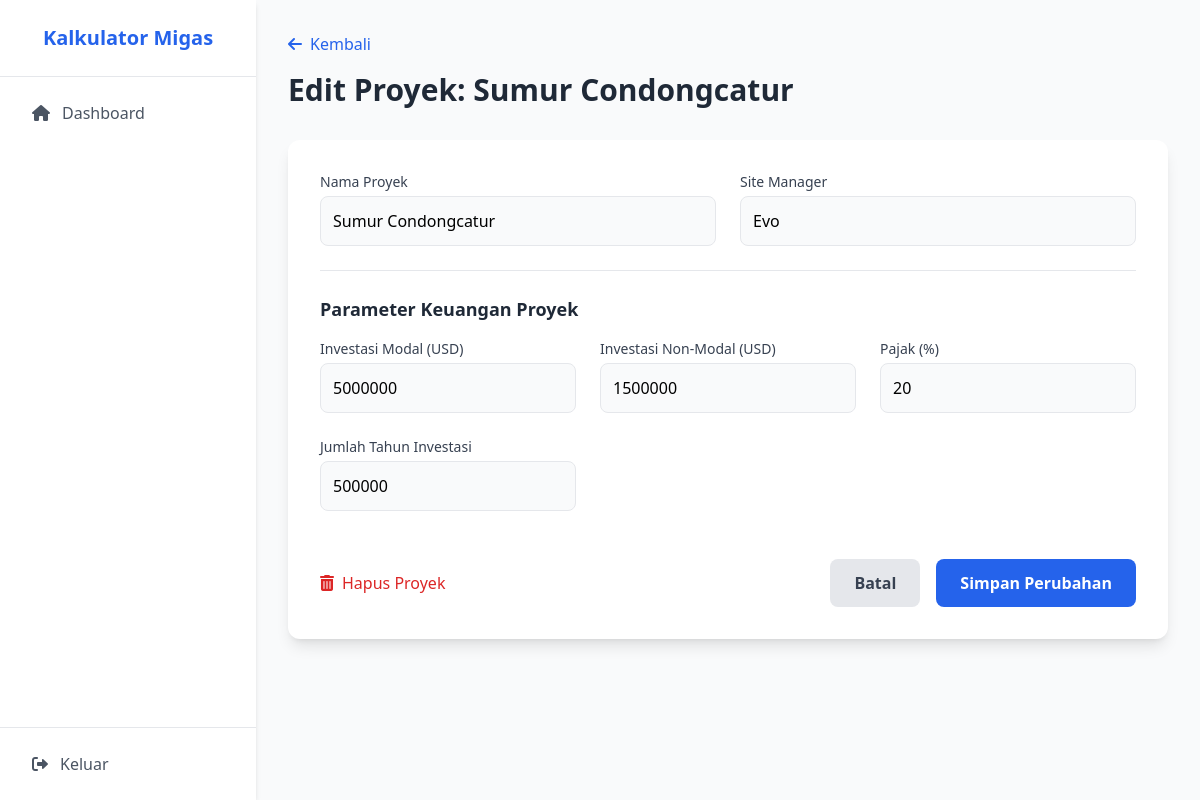
Page /edit-project.php?id=1 (signed in) on the committed database.
### tables this page shows
CREATE TABLE `projects` (
  `id` bigint UNSIGNED NOT NULL,
  `name` varchar(255) NOT NULL,
  `site_manager` varchar(255) NOT NULL,
  `invest_capital` int NOT NULL,
  `invest_noncapital` int NOT NULL,
  `tax` int NOT NULL,
  `depreciation` int NOT NULL,
  `user_id` bigint UNSIGNED NOT NULL,
  `created_at` timestamp NOT NULL,
  `updated_at` timestamp NOT NULL
);

### edit-project.php (the view, shortened to what this page needs)
<?php
$user_id = $_SESSION['user_id'];
require_once "config.php";
$project_id = isset($_GET['id']) ? trim($_GET['id']) : null;
$name = $site_manager = $invest_capital = $invest_noncapital = $tax = "";
$investment_years_display = "";
$validation_errors = [];
if ($_SERVER["REQUEST_METHOD"] == "POST") {
    $name = trim($_POST['name']);
    $site_manager = trim($_POST['site_manager']);
    $invest_capital = trim($_POST['invest_capital']);
    $invest_noncapital = trim($_POST['invest_noncapital']);
    $tax = trim($_POST['tax']);
    $investment_years_input = trim($_POST['investment_years']);
    if (empty($name)) {
        $validation_errors['name'] = "Nama proyek wajib diisi.";
    }
    if (empty($site_manager)) {
        $validation_errors['site_manager'] = "Nama manajer wajib diisi.";
    }
    if (empty($invest_capital) || !is_numeric($invest_capital)) {
        $validation_errors['invest_capital'] = "Investasi modal harus angka.";
    }
    if (empty($invest_noncapital) || !is_numeric($invest_noncapital)) {
        $validation_errors['invest_noncapital'] = "Investasi non-modal harus angka.";
    }
    if (empty($tax) || !is_numeric($tax)) {
        $validation_errors['tax'] = "Pajak harus angka.";
    }
    if (empty($investment_years_input) || !ctype_digit($investment_years_input)) {
        $validation_errors['investment_years'] = "Jumlah tahun harus angka bulat.";
    }
    if (empty($validation_errors)) {
        $calculated_depreciation_usd = ($investment_years_input > 0) ? round($invest_capital / $investment_years_input) : 0;
        $sql_update = "UPDATE projects SET name=?, site_manager=?, invest_capital=?, invest_noncapital=?, tax=?, depreciation=?, updated_at=NOW() WHERE id=? AND user_id=?";
        if ($stmt = $mysqli->prepare($sql_update)) {
            $stmt->bind_param("ssiiddii", $name, $site_manager, $invest_capital, $invest_noncapital, $tax, $calculated_depreciation_usd, $project_id, $user_id);
            if ($stmt->execute()) {
                header("location: project-details.php?id=" . $project_id);
                exit();
            } else {
                $error_message = "Gagal memperbarui proyek.";
            }
            $stmt->close();
        }
    }
} else {
    $sql_fetch = "SELECT * FROM projects WHERE id = ? AND user_id = ?";
    if ($stmt = $mysqli->prepare($sql_fetch)) {
        $stmt->bind_param("ii", $project_id, $user_id);
        if ($stmt->execute()) {
            $result = $stmt->get_result();
            if ($result->num_rows == 1) {
                $project = $result->fetch_assoc();
                $name = $project['name'];
                $site_manager = $project['site_manager'];
                $invest_capital = $project['invest_capital'];
                $invest_noncapital = $project['invest_noncapital'];
                $tax = $project['tax'];
                if (!empty($project['depreciation']) && $project['depreciation'] > 0 && !empty($project['invest_capital'])) {
                    $investment_years_display = round($project['invest_capital'] / $project['depreciation']);
                }
            } else {
                header("location: home.php");
                exit;
            }
        }
    }
}
?>
<!DOCTYPE html>
<html lang="id">
<head>
    <script src="https://cdn.tailwindcss.com"></script>
    <link rel="stylesheet" href="https://cdnjs.cloudflare.com/ajax/libs/font-awesome/6.0.0-beta3/css/all.min.css">
</head>
<body class="bg-gray-50">
    <div class="flex h-screen">
        <aside class="w-64 bg-white shadow-md flex flex-col">
            <div class="p-6 text-center border-b">
                <h2 class="text-xl font-bold text-blue-600">Kalkulator Migas</h2>
            </div>
            <nav class="flex-1 p-4 space-y-2"><a href="home.php" class="flex items-center px-4 py-2 text-gray-600 hover:bg-gray-100 rounded-lg"><i class="fas fa-home mr-3"></i> Dashboard</a></nav>
            <div class="p-4 border-t"><a href="logout.php" class="flex items-center px-4 py-2 text-gray-600 hover:bg-gray-100 rounded-lg"><i class="fas fa-sign-out-alt mr-3"></i> Keluar</a></div>
        </aside>
        <main class="flex-1 p-8 overflow-y-auto">
            <header class="mb-8">
                <a href="project-details.php?id=<?php echo $project_id; ?>" class="text-blue-600 hover:text-blue-800 mb-4 inline-block"><i class="fas fa-arrow-left mr-2"></i>Kembali</a>
                <h1 class="text-3xl font-bold text-gray-800">Edit Proyek: <?php echo htmlspecialchars($name); ?></h1>
            </header>
            <div class="max-w-4xl mx-auto bg-white p-8 rounded-xl shadow-lg">
                <form action="<?php echo htmlspecialchars($_SERVER['PHP_SELF']) . '?id=' . $project_id; ?>" method="POST" class="space-y-6">
                    <div class="grid grid-cols-1 md:grid-cols-2 gap-6">
                        <div>
                            <label for="name" class="block text-sm font-medium text-gray-700">Nama Proyek</label>
                            <input type="text" name="name" class="mt-1 w-full p-3 bg-gray-50 border rounded-lg" value="<?php echo htmlspecialchars($name); ?>">
                        </div>
                        <div>
                            <label for="site_manager" class="block text-sm font-medium text-gray-700">Site Manager</label>
                            <input type="text" name="site_manager" class="mt-1 w-full p-3 bg-gray-50 border rounded-lg" value="<?php echo htmlspecialchars($site_manager); ?>">
                        </div>
                    </div>
                    <div class="border-t pt-6">
                        <h3 class="text-lg font-semibold text-gray-800">Parameter Keuangan Proyek</h3>
                        <div class="grid grid-cols-1 md:grid-cols-2 lg:grid-cols-3 gap-6 mt-4">
                            <div>
                                <label for="invest_capital" class="block text-sm font-medium text-gray-700">Investasi Modal (USD)</label>
                                <input type="number" name="invest_capital" class="mt-1 w-full p-3 bg-gray-50 border rounded-lg" value="<?php echo htmlspecialchars($invest_capital); ?>">
                            </div>
                            <div>
                                <label for="invest_noncapital" class="block text-sm font-medium text-gray-700">Investasi Non-Modal (USD)</label>
                                <input type="number" name="invest_noncapital" class="mt-1 w-full p-3 bg-gray-50 border rounded-lg" value="<?php echo htmlspecialchars($invest_noncapital); ?>">
                            </div>
                            <div>
                                <label for="tax" class="block text-sm font-medium text-gray-700">Pajak (%)</label>
                                <input type="number" step="any" name="tax" class="mt-1 w-full p-3 bg-gray-50 border rounded-lg" value="<?php echo htmlspecialchars($tax); ?>">
                            </div>
                            <div>
                                <label for="investment_years" class="block text-sm font-medium text-gray-700">Jumlah Tahun Investasi</label>
                                <input type="number" name="investment_years" class="mt-1 w-full p-3 bg-gray-50 border rounded-lg" value="<?php echo htmlspecialchars($investment_years_display); ?>">
                            </div>
                        </div>
                    </div>
                    <div class="flex justify-between items-center pt-6">
                        <div>
                            <a href="delete-project.php?id=<?php echo $project_id; ?>" onclick="return confirm('Yakin hapus proyek ini?')" class="text-red-600 hover:text-red-800 font-medium"><i class="fas fa-trash-alt mr-2"></i>Hapus Proyek</a>
                        </div>
                        <div class="flex">
                            <a href="project-details.php?id=<?php echo $project_id; ?>" class="bg-gray-200 text-gray-700 font-bold py-3 px-6 rounded-lg mr-4">Batal</a>
                            <button type="submit" class="bg-blue-600 text-white font-bold py-3 px-6 rounded-lg">Simpan Perubahan</button>
                        </div>
                    </div>
                </form>
            </div>
        </main>
    </div>
</body>
</html>

### rows in the picture
projects: name "Sumur Condongcatur", site_manager "Evo", invest_capital "5000000", invest_noncapital "1500000", tax "20", investment_years "500000"
